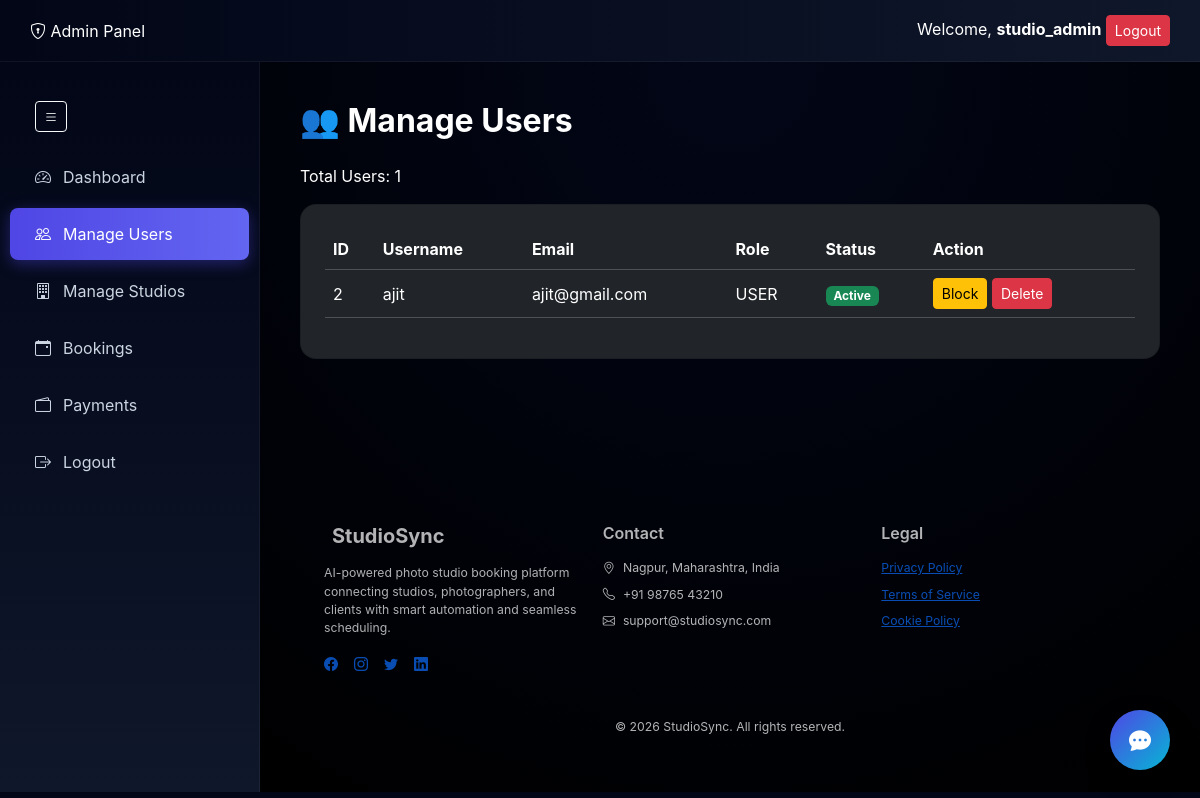
Page /dashboard/admin/users/ (signed in) on the earlier database version.
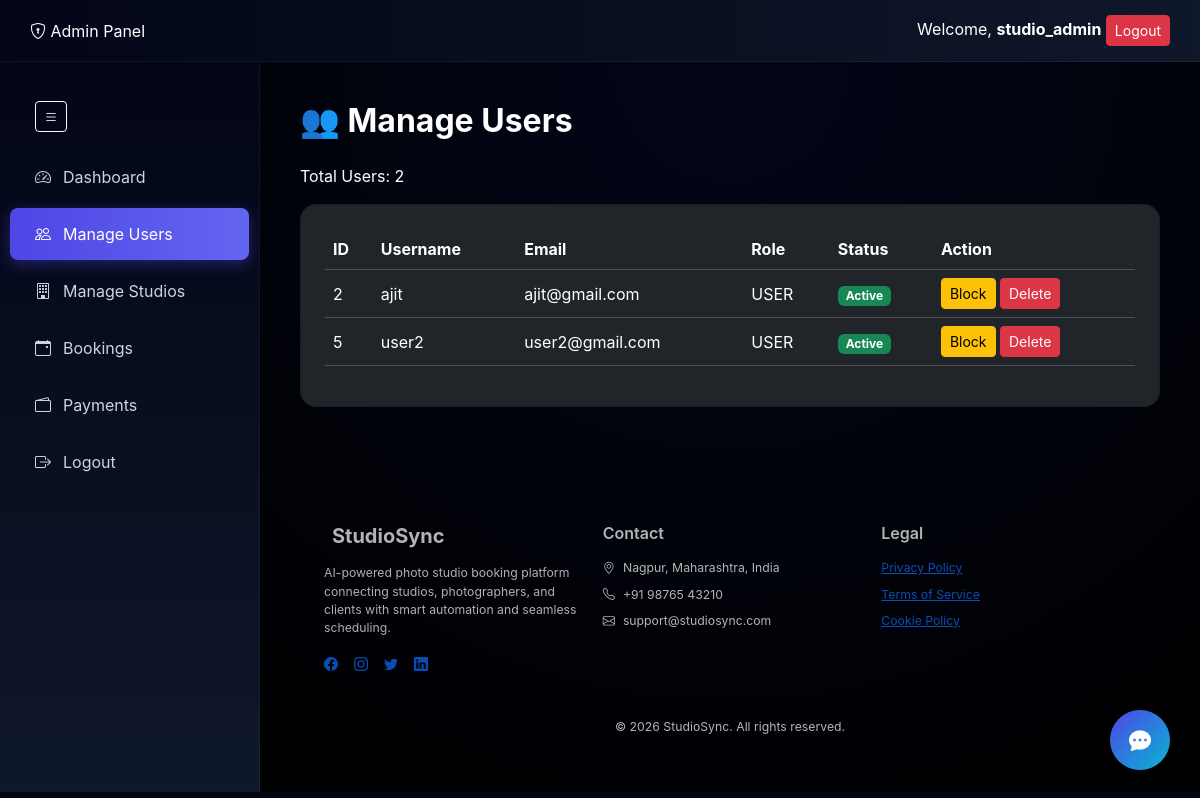
Same page on the later database version.
### accounts/models.py (models this page shows, shortened)
class CustomUser(AbstractUser):
    ROLE_CHOICES = (
        ('USER', 'User'),
        ('STUDIO', 'Studio'),
        ('ADMIN', 'Admin'),
    )
    role = models.CharField(
        max_length=10,
        choices=ROLE_CHOICES,
        default='USER'   # 🔥 important default
    )
    phone = models.CharField(max_length=15, blank=True, null=True)
    profile_image = models.ImageField(upload_to='profiles/', blank=True, null=True)
    studio_name = models.CharField(max_length=200, blank=True, null=True)
    owner_name = models.CharField(max_length=200, blank=True, null=True)
    address = models.TextField(blank=True, null=True)
    description = models.TextField(blank=True, null=True)
    license = models.FileField(upload_to='licenses/', blank=True, null=True)
    portfolio = models.FileField(upload_to='portfolios/', blank=True, null=True)
    bio = models.TextField(blank=True, null=True)

### accounts/decorators.py (the view)
        def wrapper(request, *args, **kwargs):
            if request.user.role in allowed_roles:
                return view_func(request, *args, **kwargs)
            return redirect('login')

### dashboard/views.py (called while the page is built)
@login_required
@role_required(['ADMIN'])
def manage_users(request):
    users = User.objects.filter(role='USER')   # ✅ only users
    return render(request, "admin/dashboard/manage_users.html", {"users": users})

### templates/admin/dashboard/manage_users.html
{% extends "admin/dashboard/admin_base.html" %}
{% block admin_content %}
<h2 class="fw-bold mb-4">👥 Manage Users</h2>
<p>Total Users: {{ users|length }}</p>
<div class="card bg-dark text-light p-4 rounded-4">
    <table class="table table-dark table-hover align-middle">
        <thead>
            <tr>
                <th>ID</th>
                <th>Username</th>
                <th>Email</th>
                <th>Role</th>
                <th>Status</th>
                <th>Action</th>
            </tr>
        </thead>
        <tbody>
            {% for user in users %}
            <tr>
                <td>{{ user.id }}</td>
                <td>{{ user.username }}</td>
                <td>{{ user.email }}</td>
                <td>{{ user.role }}</td>
                <td>
                    {% if user.is_active %}
                        <span class="badge bg-success">Active</span>
                    {% else %}
                        <span class="badge bg-danger">Blocked</span>
                    {% endif %}
                </td>
                <td>
                    <a href="#" class="btn btn-sm btn-warning">Block</a>
                    <a href="#" class="btn btn-sm btn-danger">Delete</a>
                </td>
            </tr>
            {% empty %}
            <tr>
                <td colspan="6" class="text-center">No users found</td>
            </tr>
            {% endfor %}
        </tbody>
    </table>
</div>
{% endblock %}

Differences in the rows shown:
added CustomUser: id "5", username "user2", email "user2@gmail.com", role "USER", is_active "Active"
Other differences:
{{ users|length }}: "1" → "2"
